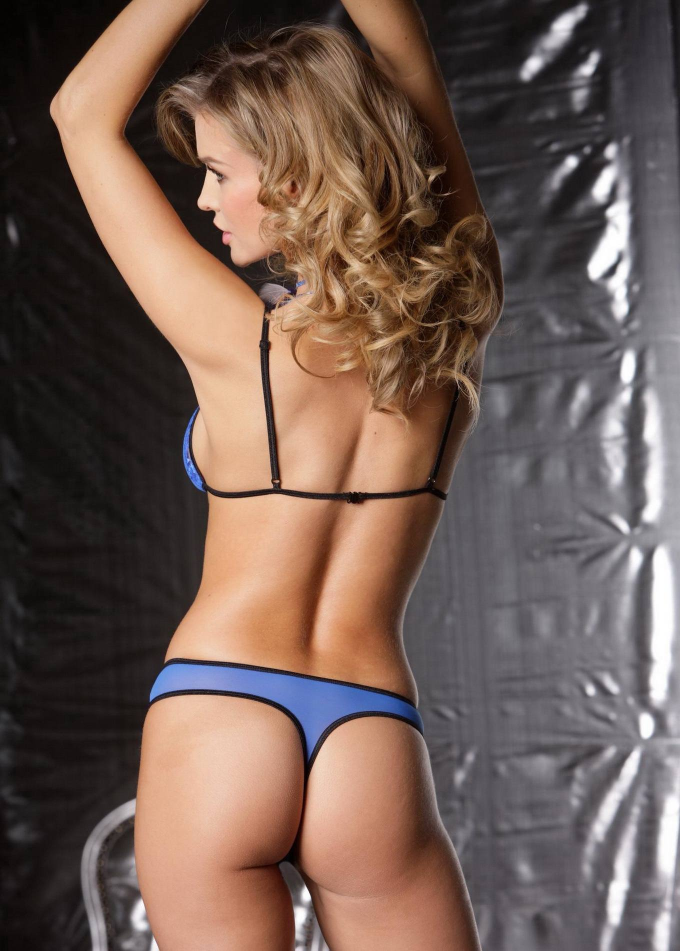
#> input picture test.jpg, 1360 x 1902 px (shown at 1/2 size)
$ python -i duplicate_helper.py   (imports and definitions only)
#> lines starting #> are read from the running program, lines starting #| are printed output that depends on the picture
# -*- coding:utf-8 -*-
'''
 * @Author: tyhye.wang
 * @Date: 2018-07-09 21:30:45
 * @Last Modified by:   tyhye.wang
 * @Last Modified time: 2018-07-09 21:30:45
'''

import cv2
import datetime
import numpy as np
import tkinter as tk
import os


import threading
import time

# [29 lines of commented-out code are left out]


class Similarity_Computer(object):

    def __init__(self, feature_type="sift"):

        self.feature_extractor = cv2.xfeatures2d.SURF_create()
        self.bfmatcher = cv2.BFMatcher(cv2.NORM_L2, True)
        self.running = False


    # [80 lines left out: functions _norm_score_, _dp_score_, compute, not called in this run]

>>> import cv2
>>> picture = cv2.imread('../../../test.jpg', cv2.IMREAD_GRAYSCALE)
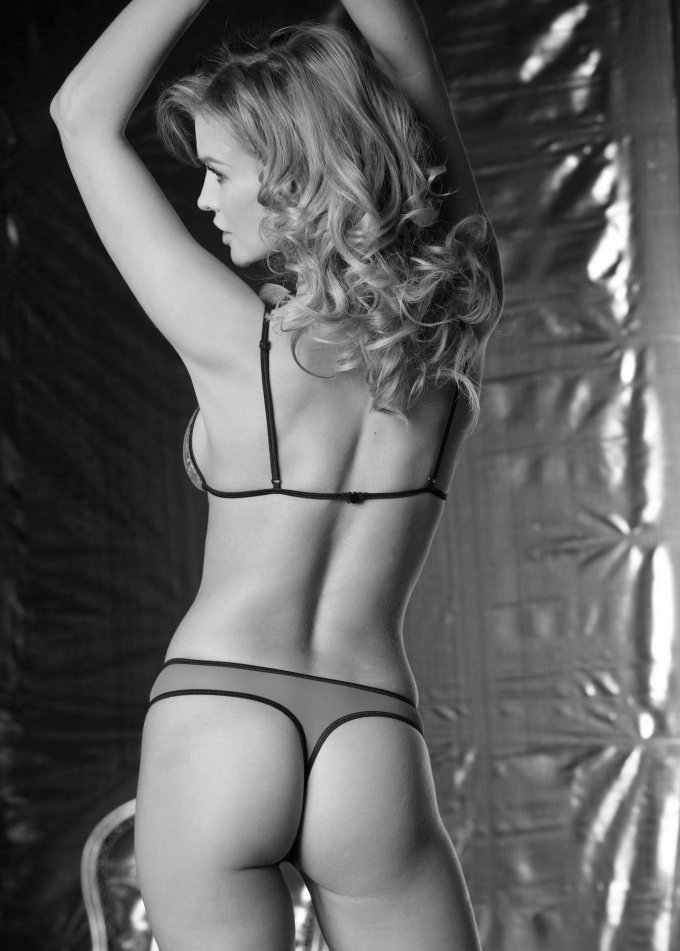
#> picture: shape (1902, 1360) (shown at 1/2 size); min 0, max 255, mean 97.2
>>> result = Similarity_Computer().compute(picture)
#> (the run stopped early here; a loop or call above may not have finished)
